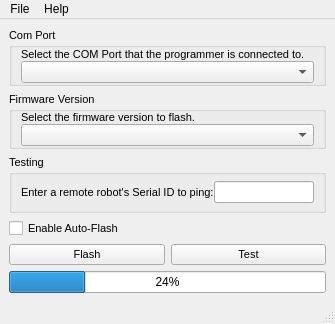
<?xml version="1.0" encoding="UTF-8"?>
<ui version="4.0">
 <class>MainWindow</class>
 <widget class="QMainWindow" name="MainWindow">
  <property name="geometry">
   <rect>
    <x>0</x>
    <y>0</y>
    <width>335</width>
    <height>324</height>
   </rect>
  </property>
  <property name="sizePolicy">
   <sizepolicy hsizetype="Preferred" vsizetype="MinimumExpanding">
    <horstretch>0</horstretch>
    <verstretch>0</verstretch>
   </sizepolicy>
  </property>
  <property name="windowTitle">
   <string>MainWindow</string>
  </property>
  <widget class="QWidget" name="centralwidget">
   <layout class="QGridLayout" name="gridLayout_2">
    <item row="0" column="0">
     <widget class="QGroupBox" name="groupBox">
      <property name="font">
       <font>
        <pointsize>8</pointsize>
       </font>
      </property>
      <property name="title">
       <string>Com Port</string>
      </property>
      <property name="flat">
       <bool>false</bool>
      </property>
      <layout class="QVBoxLayout" name="verticalLayout">
       <property name="spacing">
        <number>0</number>
       </property>
       <property name="topMargin">
        <number>0</number>
       </property>
       <property name="bottomMargin">
        <number>0</number>
       </property>
       <item>
        <widget class="QLabel" name="label">
         <property name="font">
          <font>
           <pointsize>8</pointsize>
          </font>
         </property>
         <property name="text">
          <string>Select the COM Port that the programmer is connected to.</string>
         </property>
         <property name="textFormat">
          <enum>Qt::AutoText</enum>
         </property>
        </widget>
       </item>
       <item>
        <widget class="QComboBox" name="comport_comboBox"/>
       </item>
      </layout>
     </widget>
    </item>
    <item row="1" column="0">
     <widget class="QGroupBox" name="groupBox_2">
      <property name="maximumSize">
       <size>
        <width>16777215</width>
        <height>600</height>
       </size>
      </property>
      <property name="font">
       <font>
        <pointsize>8</pointsize>
       </font>
      </property>
      <property name="title">
       <string>Firmware Version</string>
      </property>
      <layout class="QVBoxLayout" name="verticalLayout_3">
       <property name="spacing">
        <number>0</number>
       </property>
       <property name="topMargin">
        <number>0</number>
       </property>
       <property name="bottomMargin">
        <number>0</number>
       </property>
       <item>
        <widget class="QLabel" name="label_2">
         <property name="font">
          <font>
           <pointsize>8</pointsize>
          </font>
         </property>
         <property name="text">
          <string>Select the firmware version to flash. </string>
         </property>
        </widget>
       </item>
       <item>
        <widget class="QComboBox" name="firmwareversion_comboBox">
         <property name="maximumSize">
          <size>
           <width>600</width>
           <height>16777215</height>
          </size>
         </property>
        </widget>
       </item>
      </layout>
     </widget>
    </item>
    <item row="2" column="0">
     <widget class="QGroupBox" name="groupBox_3">
      <property name="font">
       <font>
        <pointsize>8</pointsize>
       </font>
      </property>
      <property name="title">
       <string>Testing</string>
      </property>
      <layout class="QHBoxLayout" name="horizontalLayout_2">
       <property name="spacing">
        <number>0</number>
       </property>
       <property name="topMargin">
        <number>0</number>
       </property>
       <property name="bottomMargin">
        <number>0</number>
       </property>
       <item>
        <widget class="QLabel" name="label_3">
         <property name="font">
          <font>
           <pointsize>8</pointsize>
          </font>
         </property>
         <property name="text">
          <string>Enter a remote robot's Serial ID to ping:</string>
         </property>
        </widget>
       </item>
       <item>
        <widget class="QLineEdit" name="robotid_lineEdit"/>
       </item>
      </layout>
     </widget>
    </item>
    <item row="4" column="0">
     <layout class="QHBoxLayout" name="horizontalLayout">
      <item>
       <widget class="QPushButton" name="flash_pushButton">
        <property name="font">
         <font>
          <pointsize>8</pointsize>
         </font>
        </property>
        <property name="text">
         <string>Flash</string>
        </property>
       </widget>
      </item>
      <item>
       <widget class="QPushButton" name="test_pushButton">
        <property name="font">
         <font>
          <pointsize>8</pointsize>
         </font>
        </property>
        <property name="text">
         <string>Test</string>
        </property>
       </widget>
      </item>
     </layout>
    </item>
    <item row="5" column="0">
     <widget class="QProgressBar" name="progressBar">
      <property name="value">
       <number>24</number>
      </property>
     </widget>
    </item>
    <item row="3" column="0">
     <widget class="QCheckBox" name="checkBox_autoFlash">
      <property name="font">
       <font>
        <pointsize>8</pointsize>
       </font>
      </property>
      <property name="text">
       <string>Enable Auto-Flash</string>
      </property>
     </widget>
    </item>
   </layout>
  </widget>
  <widget class="QMenuBar" name="menubar">
   <property name="geometry">
    <rect>
     <x>0</x>
     <y>0</y>
     <width>335</width>
     <height>25</height>
    </rect>
   </property>
   <widget class="QMenu" name="menuAoeu">
    <property name="title">
     <string>File</string>
    </property>
    <addaction name="actionQuit"/>
   </widget>
   <widget class="QMenu" name="menuHelp">
    <property name="title">
     <string>Help</string>
    </property>
    <addaction name="actionUser_Guide"/>
   </widget>
   <addaction name="menuAoeu"/>
   <addaction name="menuHelp"/>
  </widget>
  <widget class="QStatusBar" name="statusbar"/>
  <action name="actionQuit">
   <property name="text">
    <string>Quit</string>
   </property>
  </action>
  <action name="actionUser_Guide">
   <property name="text">
    <string>User Guide</string>
   </property>
  </action>
 </widget>
 <resources/>
 <connections/>
</ui>
